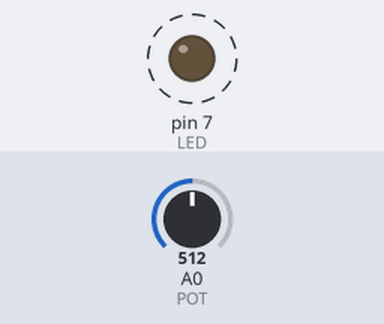
Simulated run of this sketch. Board: Arduino Uno, built with avr-gcc and run on an emulated ATmega328P. Parts: output pins drawn as LEDs (lit = HIGH). Dashed ring = blinking. The test bench sets the inputs (shaded band); at power-on: A0 (POT) = 512.

Above: at 1.8 s.
1.9 s: A0 (POT) set to 0
At 3.3 s:
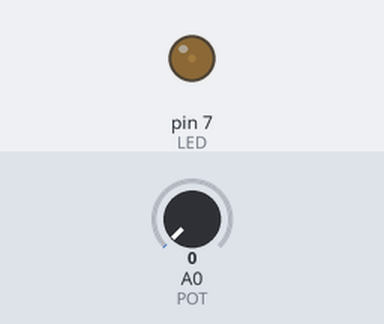
3.6 s: A0 (POT) set to 122
At 3.9 s:
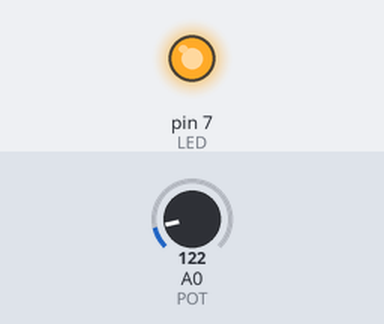
Timing chart, 0 to 13.1 s (numbered marks = the images above; inputs shaded):
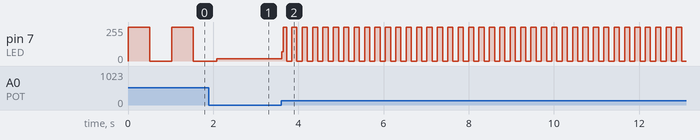

Measured:
- after the input at 3.6 s, pin 7 (LED): 16/255 → 68/255 at once, then moves between 0/255 and 255/255, repeating every 0.24 s
- by itself, pin 7 (LED): alternates 255/255 for 0.51 s and 0/255 for 0.51 s

The sketch:

009_LED_delay_controlado_por_potenci_metro.ino
```cpp
/*
Leer una entrada análoga y varía la velocidad de parpadeo de un LED en función del valor leído, luego de girar el potenciómetro.
*/

#define LED 7
#define POT A0

int lectura = 0;
void setup(){
	pinMode(LED, OUTPUT);
}
void loop(){
	lectura = analogRead(POT); //leemos el pin del potenciómetro
	digitalWrite(LED, HIGH);
	delay(lectura); //Esperamos un tiempo equivalente al valor del potenciómetro
	digitalWrite(LED, LOW);
	delay(lectura);
}
```
